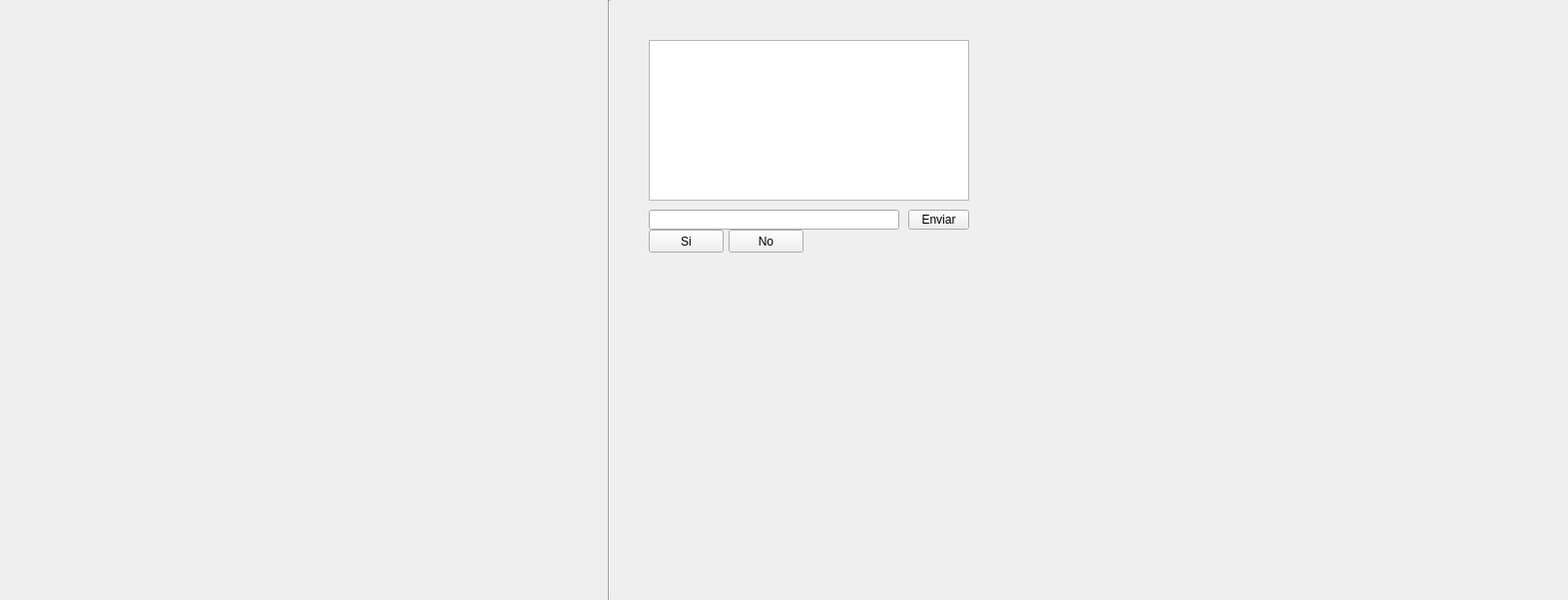
<?xml version="1.0" encoding="UTF-8"?>
<ui version="4.0">
 <class>ventanaAprendizaje</class>
 <widget class="QWidget" name="ventanaAprendizaje">
  <property name="minimumSize">
   <size>
    <width>1000</width>
    <height>600</height>
   </size>
  </property>
  <property name="windowTitle">
   <string>Form</string>
  </property>
  <widget class="QPushButton" name="botonEnviar">
   <property name="geometry">
    <rect>
     <x>910</x>
     <y>210</y>
     <width>61</width>
     <height>20</height>
    </rect>
   </property>
   <property name="minimumSize">
    <size>
     <width>0</width>
     <height>0</height>
    </size>
   </property>
   <property name="text">
    <string>Enviar</string>
   </property>
  </widget>
  <widget class="Line" name="line">
   <property name="geometry">
    <rect>
     <x>600</x>
     <y>0</y>
     <width>20</width>
     <height>601</height>
    </rect>
   </property>
   <property name="orientation">
    <enum>Qt::Vertical</enum>
   </property>
  </widget>
  <widget class="QLineEdit" name="input">
   <property name="geometry">
    <rect>
     <x>650</x>
     <y>210</y>
     <width>251</width>
     <height>20</height>
    </rect>
   </property>
  </widget>
  <widget class="QTextEdit" name="output">
   <property name="geometry">
    <rect>
     <x>650</x>
     <y>40</y>
     <width>321</width>
     <height>161</height>
    </rect>
   </property>
  </widget>
  <widget class="QPushButton" name="botonSi">
   <property name="geometry">
    <rect>
     <x>650</x>
     <y>230</y>
     <width>75</width>
     <height>23</height>
    </rect>
   </property>
   <property name="text">
    <string>Si</string>
   </property>
  </widget>
  <widget class="QPushButton" name="botonNo">
   <property name="geometry">
    <rect>
     <x>730</x>
     <y>230</y>
     <width>75</width>
     <height>23</height>
    </rect>
   </property>
   <property name="text">
    <string>No</string>
   </property>
  </widget>
 </widget>
 <resources/>
 <connections/>
</ui>
